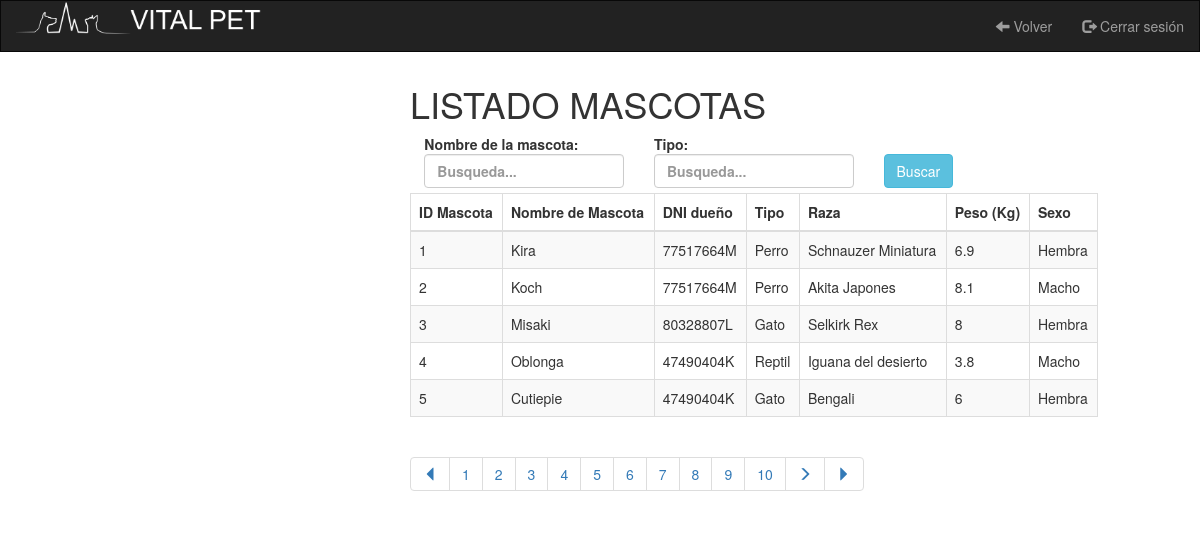
Page /VISTA/COMUN/vistaGestionMascotas.php (signed in) on the earlier database version.
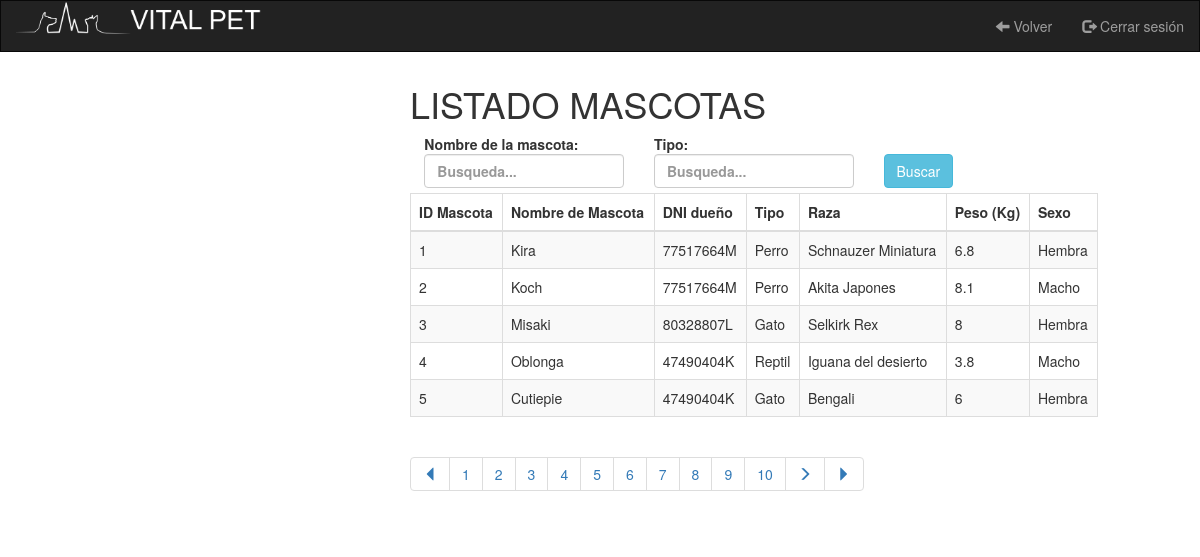
Same page on the later database version.
### tables this page shows
CREATE TABLE `mascotas` (
  `id_mascota` int(11) NOT NULL,
  `id_cliente` int(11) NOT NULL,
  `nombre_mascota` varchar(50) NOT NULL,
  `tipo_mascota` varchar(50) NOT NULL,
  `raza_mascota` varchar(50) NOT NULL,
  `sexo_mascota` varchar(50) NOT NULL,
  `fecna_mascota` date DEFAULT NULL,
  `peso_mascota` float NOT NULL
);

CREATE TABLE `usuarios` (
  `id_usuario` int(11) NOT NULL,
  `nombre_usuario` varchar(100) NOT NULL,
  `apellidos_usuario` varchar(100) NOT NULL,
  `dni_usuario` varchar(9) NOT NULL,
  `telefono_usuario` int(11) NOT NULL,
  `correo_usuario` varchar(100) NOT NULL,
  `fecna_usuario` date NOT NULL,
  `direccion_usuario` varchar(500) NOT NULL,
  `rol_usuario` varchar(20) NOT NULL,
  `pass_usuario` varchar(2000) NOT NULL
);

### BBDD/model.php (called while the page is built, shortened)
<?php
    class Model {
        private $conexion;
        function __construct ($host, $user, $pass, $nombreBase){
            $this->conexion = new mysqli($host, $user, $pass);
                $this->conexion->set_charset("utf8");
        }
        public function ejecutarConsulta($consulta){
            $resultado = null;
            if(isset($this->conexion)){
                $resultado = $this->conexion->stmt_init();
                $resultado->prepare($consulta);
                $resultado->execute();
            }
            return $resultado;
        }
        public function devolverConsultaArray($consulta){
            $resultadoConsulta = $this->ejecutarConsulta($consulta);
            $total = null;
                if($resultadoConsulta){
                    $resultado = $resultadoConsulta->get_result();
                }
                if($resultado){
                    $fila = $resultado->fetch_array();
                    while ($fila != null){
                        $total[] = $fila;
                        $fila = $resultado->fetch_array();
                    }
                }
                return $total;
        }
         public function visualizarMascotasFiltrado($nombre, $tipo){
            $consulta = "SELECT usuarios.dni_usuario, mascotas.id_mascota, mascotas.id_cliente, mascotas.nombre_mascota, mascotas.tipo_mascota, mascotas.raza_mascota, mascotas.peso_mascota, mascotas.sexo_mascota
            FROM mascotas
            INNER JOIN usuarios
            ON mascotas.id_cliente = usuarios.id_usuario WHERE  nombre_mascota LIKE '%$nombre%' AND tipo_mascota LIKE '%$tipo%'";
            $resultado = $this->devolverConsultaArray($consulta);
            return $resultado;
        }
        public function visualizarMascotasFiltradoPaginacion($nombre, $tipo, $inicio, $tamano_pagina){
            $consulta = "SELECT usuarios.dni_usuario, mascotas.id_mascota, mascotas.id_cliente, mascotas.nombre_mascota, mascotas.tipo_mascota, mascotas.raza_mascota, mascotas.peso_mascota, mascotas.sexo_mascota
            FROM mascotas
            INNER JOIN usuarios
            ON mascotas.id_cliente = usuarios.id_usuario WHERE  nombre_mascota LIKE '%$nombre%' AND tipo_mascota LIKE '%$tipo%' LIMIT ".$inicio."," . $tamano_pagina;
            $resultado = $this->devolverConsultaArray($consulta);
            return $resultado;
        }
    }
?>

### VISTA/COMUN/vistaGestionMascotas.php (the view, shortened to what the changed rows need)
<?php
  if (isset($_GET["nombre"]) && isset($_GET["tipo"])){
    $nombre = $_GET["nombre"];
    $tipo = $_GET["tipo"];
  }else{
    $nombre = "";
    $tipo = "";
  }
?>
<!DOCTYPE html>
<html lang="es">
<head>
  <link rel="stylesheet" href="https://maxcdn.bootstrapcdn.com/bootstrap/3.4.0/css/bootstrap.min.css">
  <link href="//netdna.bootstrapcdn.com/bootstrap/3.2.0/css/bootstrap.min.css" rel="stylesheet" id="bootstrap-css">
  <link href="//maxcdn.bootstrapcdn.com/font-awesome/4.2.0/css/font-awesome.min.css" rel="stylesheet">
  <link rel="stylesheet" type="text/css" href="../../CSS/estilo.css">
</head>
<body>
  <div class="row">
 <div class="col-12 col-sm-7 col-md-7 col-lg-7 text-left">
 <div class="form-group row">
      <div class="col-12 col-sm-12 col-md-12 col-lg-12">
 <h1>LISTADO MASCOTAS</h1>
</div>
  <div class="col-12 col-sm-12 col-md-12 col-lg-12">
  <table class="table table-bordered table-striped">
    <thead>
      <tr>
        <th>ID Mascota</th>
        <th>Nombre de Mascota</th>
        <th>DNI dueño</th>
        <th>Tipo</th>
        <th>Raza</th>
        <th>Peso (Kg)</th>
        <th>Sexo</th>
      </tr>
    </thead>
    <tbody id="myTable">
    <?php
        require_once '../../BBDD/model.php';
        $conexion = new Model(Config::$host, Config::$user, Config::$pass, Config::$nombreBase);
        $resultado = $conexion->visualizarMascotasFiltrado($nombre, $tipo);
        if (!empty($resultado)) {
            $tamano_pagina = 5;
            $pagina = false;
            if (!$pagina) {
                $inicio = 0;
            } else {
                $inicio = ($pagina - 1) * $tamano_pagina;
            }
            $resultadoPaginacion = $conexion->visualizarMascotasFiltradoPaginacion($nombre, $tipo, $inicio, $tamano_pagina);
            foreach($resultadoPaginacion as $mascota){
               echo ("<tr>
              <td>".$mascota['id_mascota']."</td>
              <td>".$mascota['nombre_mascota']."</td>
              <td>".$mascota['dni_usuario']."</td>
              <td>".$mascota['tipo_mascota']."</td>
              <td>".$mascota['raza_mascota']."</td>
              <td>".$mascota['peso_mascota']."</td>
              <td>".$mascota['sexo_mascota']."</td>");
               echo ( "</tr>");
            }
      ?>
    </tbody>
  </table>
</div>
<?php
  } else {
     echo ( "<p>No se han encontrado resultados.</p>");
  }
  ?>
</div>
</div>
</div>
</body>
</html>

Differences in the rows shown:
changed mascotas "Kira": peso_mascota "6.9" → "6.8"
